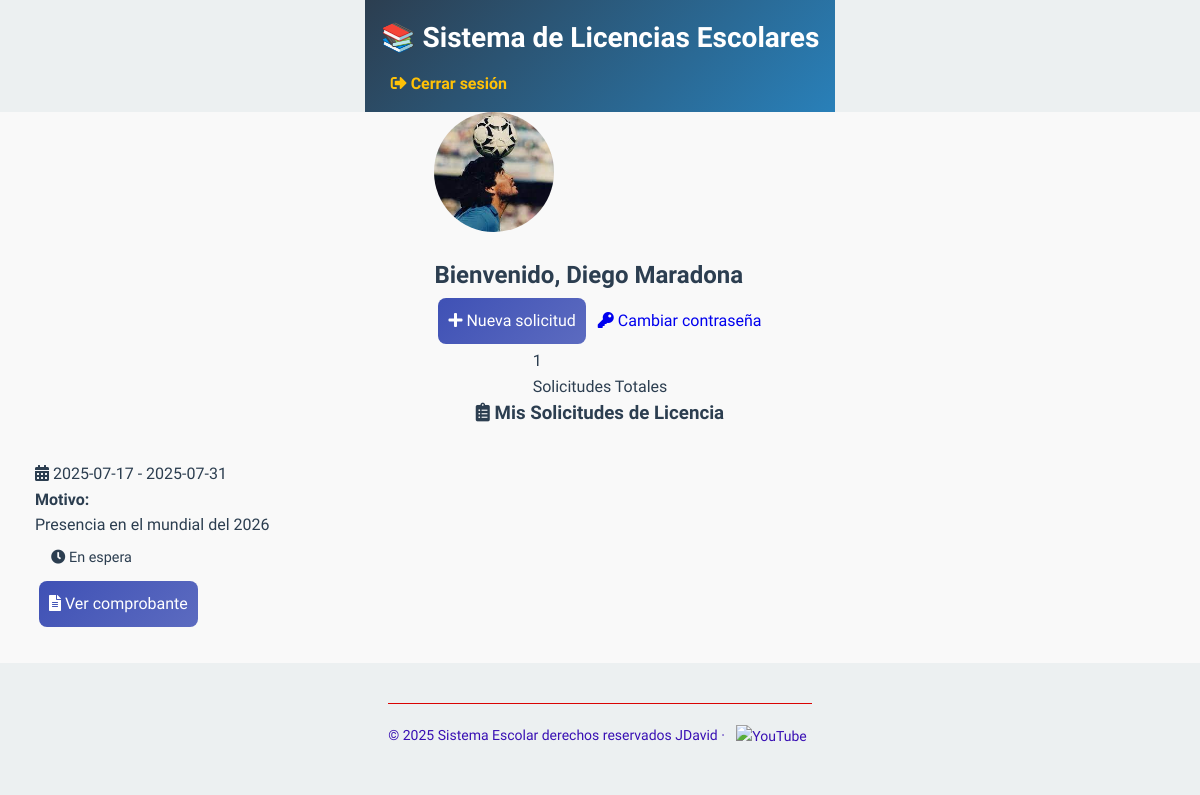
Page /dashboard_profesor (signed in) on the committed database.
### tables this page shows
CREATE TABLE licencias (
            id INTEGER PRIMARY KEY AUTOINCREMENT,
            profesor_id INTEGER,
            fecha TEXT,
            motivo TEXT,
            estado TEXT DEFAULT 'En espera', fecha_inicio TEXT, fecha_fin TEXT, archivo TEXT,
            FOREIGN KEY (profesor_id) REFERENCES profesores(id)
        );

### app.py (the view)
@app.route('/dashboard_profesor')
def dashboard_profesor():
    if session.get('user_role') != 'profesor':
        return redirect(url_for('login'))
    conn = get_db_connection()
    licencias = conn.execute(
        'SELECT * FROM licencias WHERE profesor_id = ? ORDER BY fecha DESC',
        (session['profesor_id'],)
    ).fetchall()
    conn.close()
    return render_template('dashboard_profesor.html', licencias=licencias, foto=session.get('foto'))

### app.py (called while the page is built)
def get_db_connection():
    conn = sqlite3.connect('database.db')
    conn.row_factory = sqlite3.Row
    return conn

### templates/dashboard_profesor.html (shortened to what this page needs)
{% extends "base.html" %}
{% block content %}
  <div class="card mb-2">
    <div class="card-body">
      <div class="text-center">
        {% if foto %}
          <img src="{{ url_for('static', filename='uploads/' ~ foto) }}" alt="Foto de perfil" class="profile-pic" style="width: 120px; height: 120px; margin-bottom: 1rem;">
        {% else %}
          <img src="{{ url_for('static', filename='uploads/default-user.png') }}" alt="Foto de perfil por defecto" class="profile-pic" style="width: 120px; height: 120px; margin-bottom: 1rem;">
        {% endif %}
        <h2 class="mb-2">Bienvenido, {{ session['user_name'] }}</h2>
        <div class="mt-2">
          <a href="{{ url_for('solicitudes') }}" class="btn btn-primary">
            <i class="fas fa-plus"></i> Nueva solicitud
          </a>
          <a href="{{ url_for('cambiar_contrasena') }}" class="btn btn-secondary">
            <i class="fas fa-key"></i> Cambiar contraseña
          </a>
        </div>
      </div>
    </div>
  </div>
  <div class="stat-card mb-2">
    <div class="stat-number">{{ licencias|length }}</div>
    <div class="stat-label">Solicitudes Totales</div>
  </div>
  <h3 class="mb-2"><i class="fas fa-clipboard-list"></i> Mis Solicitudes de Licencia</h3>
  {% if licencias %}
    <div class="cards-container">
      {% for licencia in licencias %}
        <div class="card">
          <div class="card-header">
            <i class="fas fa-calendar-alt"></i>
            {{ licencia['fecha_inicio'] }} - {{ licencia['fecha_fin'] }}
          </div>
          <div class="card-body">
            <p><strong>Motivo:</strong><br>{{ licencia['motivo'] }}</p>
            <span class="status-badge status-{{ licencia['estado']|lower }}">
              {% if licencia['estado'] == 'En espera' %}
                <i class="fas fa-clock"></i>
              {% elif licencia['estado'] == 'Aprobada' %}
                <i class="fas fa-check-circle"></i>
              {% else %}
                <i class="fas fa-times-circle"></i>
              {% endif %}
              {{ licencia['estado'] }}
            </span>
          </div>
          {% if licencia['archivo'] %}
          <div class="card-footer">
            <a href="{{ url_for('static', filename='comprobantes/' ~ licencia['archivo']) }}"
               target="_blank"
               class="btn btn-primary">
              <i class="fas fa-file-alt"></i> Ver comprobante
            </a>
          </div>
          {% endif %}
        </div>
      {% endfor %}
    </div>
  {% endif %}
{% endblock %}

### static/css/styles.css (style rules this page uses)
:root { --primary-color: #2C3E50; --secondary-color: #3498DB; --accent-color: #F1C40F; --success-color: #2ECC71; --text-color: #2C3E50; --light-gray: #ECF0F1; --white: #FFFFFF; --shadow: 0 4px 6px rgba(0, 0, 0, 0.1); --radius: 8px; --gradient: linear-gradient(135deg, var(--primary-color), var(--secondary-color)); }
body { font-family: 'Segoe UI', Arial, sans-serif; margin: 0; padding: 0; background: var(--light-gray); color: var(--text-color); line-height: 1.6; }
.cards-container, .mission-vision-section, .values-grid, .features-grid, .stats-section { width: 100%; max-width: 1200px; margin: 2rem auto; display: grid; grid-template-columns: repeat(auto-fit, minmax(300px, 1fr)); gap: 2rem; padding: 0 20px; }
body { font-family: 'Segoe UI', Arial, sans-serif; margin: 0; padding: 0; background: var(--light-gray); color: var(--text-color); line-height: 1.6; display: flex; flex-direction: column; align-items: center; }
.profile-pic { width: 50px; height: 50px; object-fit: cover; border-radius: 50%; }
.status-badge { padding: 0.5rem 1rem; border-radius: 20px; font-size: 0.9rem; font-weight: 500; display: inline-block; }
a { text-decoration: none; }
.btn-primary { width: 100%; padding: 10px; border: none; background: linear-gradient(135deg, #3f51b5, #5c6bc0); color: white; font-size: 16px; border-radius: 8px; cursor: pointer; transition: background 0.3s; }

### static/css/responsive.css (style rules this page uses)
@media screen and (min-width: 769px) { .profile-pic { width: 50px; height: 50px; border-radius: 50%; object-fit: cover; } }

### templates/base.html (style rules this page uses)
* { box-sizing: border-box; margin: 0; padding: 0; }
body { min-height: 100vh; }
.profile-pic { margin: 0 auto; }
.btn { display: inline-block; margin: 0.25rem; width: auto; }

### rows in the picture
licencias: fecha_inicio "2025-07-17", fecha_fin "2025-07-31", motivo "Presencia en el mundial del 2026", estado "En espera"

### other values in the picture
{{ session['user_name'] }} "Diego Maradona"
{{ licencias|length }} "1"
